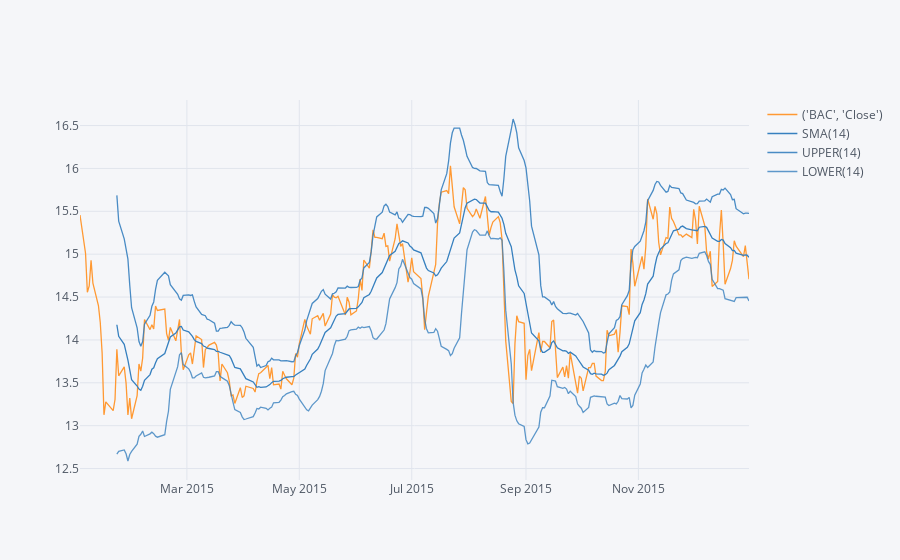

Notebook cell for this chart:
### Code cell
bank_stocks.xs(key=('BAC','Close'),level=(0,1),axis=1).loc['2015-01-01':'2016-01-01'].ta_plot(study='boll')

### Figure 1 — Plotly figure (JSON) as saved in the notebook; plotly's stock layout.template omitted (floating-point values rounded to 4 significant figures; data arrays with more than 128 entries replaced by an {"elided": "..."} marker saying what was removed)
{"data": [{"line": {"color": "rgba(255, 153, 51, 1.0)", "dash": "solid", "shape": "linear", "width": 1.3}, "mode": "lines", "name": "('BAC', 'Close')", "text": "", "type": "scatter", "x": {"elided": "252 str values"}, "y": {"elided": "252 float values"}}, {"line": {"color": "rgba(55, 128, 191, 1.0)", "dash": "solid", "shape": "linear", "width": 1.3}, "mode": "lines", "name": "SMA(14)", "text": "", "type": "scatter", "x": {"elided": "252 str values"}, "y": {"elided": "252 mixed values"}}, {"line": {"color": "rgba(55, 128, 191, 0.8999999999999999)", "dash": "solid", "shape": "linear", "width": 1.3}, "mode": "lines", "name": "UPPER(14)", "text": "", "type": "scatter", "x": {"elided": "252 str values"}, "y": {"elided": "252 mixed values"}}, {"line": {"color": "rgba(55, 128, 191, 0.7999999999999998)", "dash": "solid", "shape": "linear", "width": 1.3}, "mode": "lines", "name": "LOWER(14)", "text": "", "type": "scatter", "x": {"elided": "252 str values"}, "y": {"elided": "252 mixed values"}}], "layout": {"legend": {"bgcolor": "#F5F6F9", "font": {"color": "#4D5663"}}, "paper_bgcolor": "#F5F6F9", "plot_bgcolor": "#F5F6F9", "title": {"font": {"color": "#4D5663"}}, "xaxis": {"gridcolor": "#E1E5ED", "showgrid": true, "tickfont": {"color": "#4D5663"}, "title": {"font": {"color": "#4D5663"}, "text": ""}, "zerolinecolor": "#E1E5ED"}, "yaxis": {"gridcolor": "#E1E5ED", "showgrid": true, "tickfont": {"color": "#4D5663"}, "title": {"font": {"color": "#4D5663"}, "text": ""}, "zerolinecolor": "#E1E5ED"}}}
